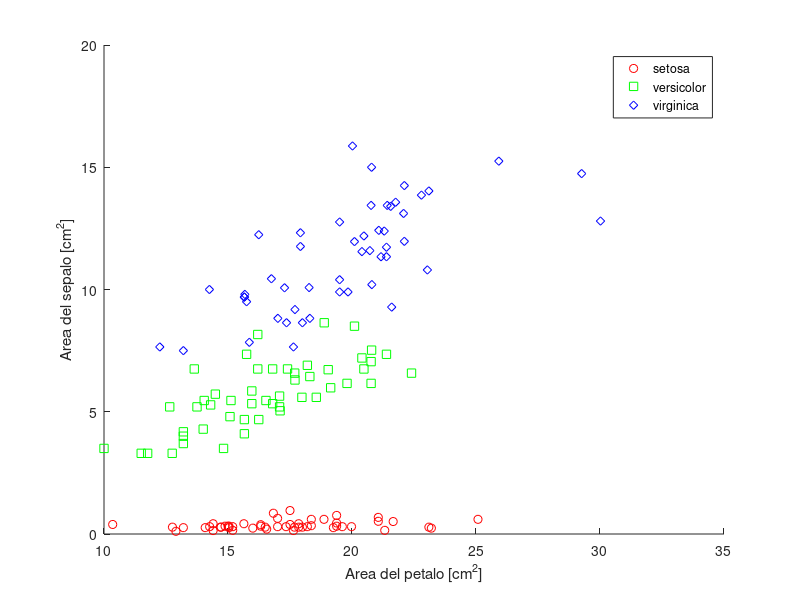
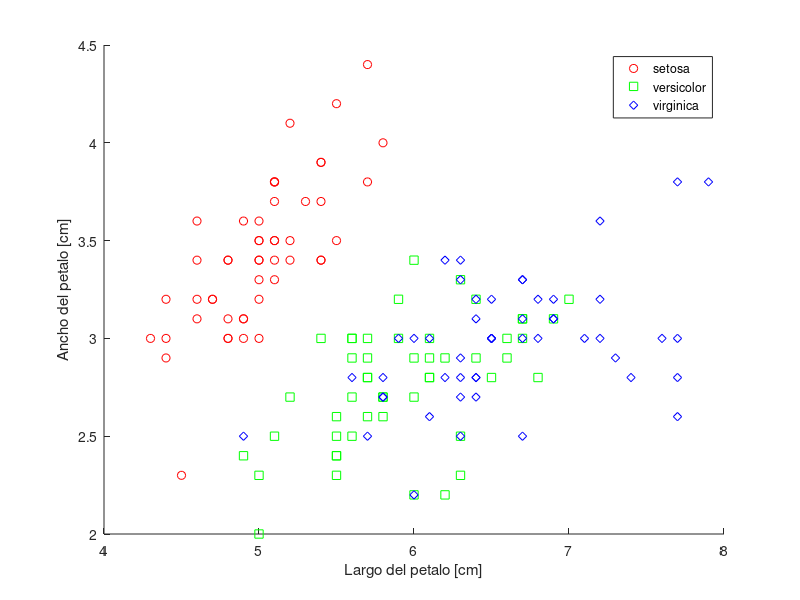
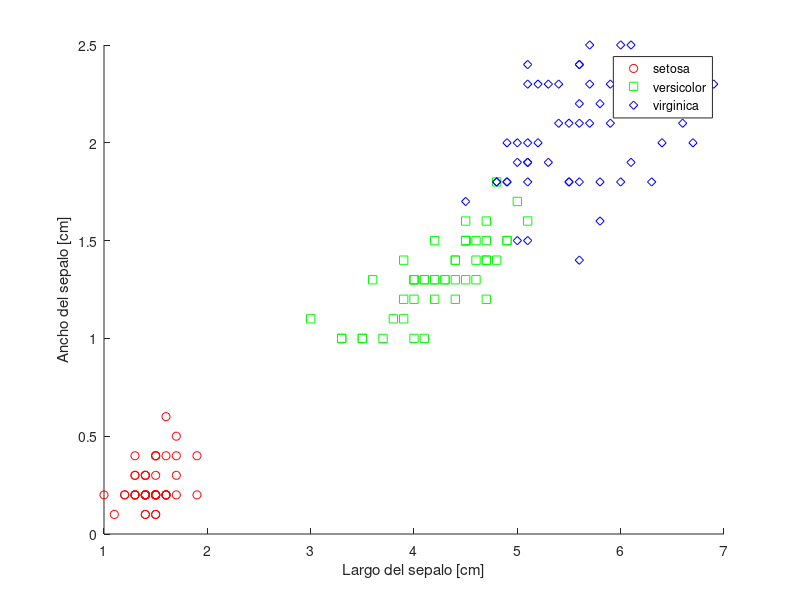
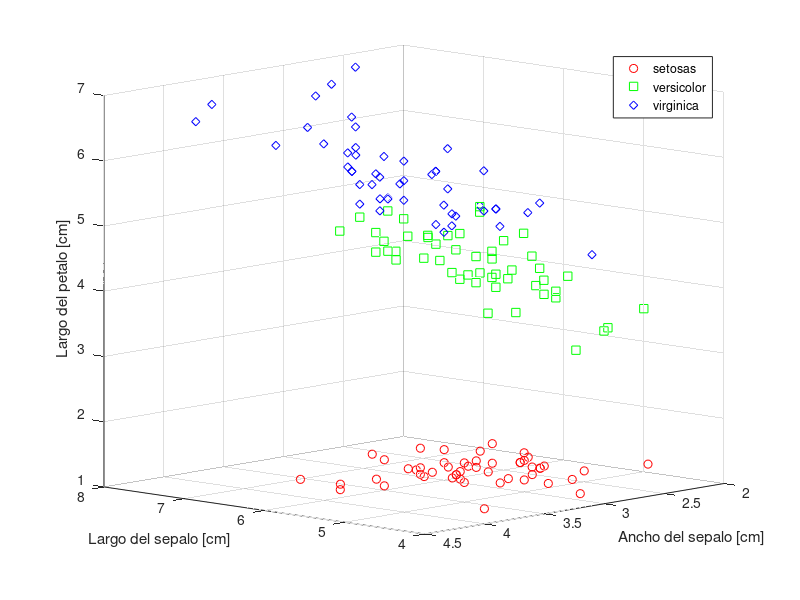

Recreate these plots in MATLAB, in order.
function e_1b()
	load fisheriris;
	meas2(:,1) = meas(:,1).*meas(:,2);
	meas2(:,2) = meas(:,3).*meas(:,4);
	gscatter(meas2(:,1), meas2(:,2), species,'rgb','osd');
	xlabel('Area del petalo [cm^2]');
	ylabel('Area del sepalo [cm^2]');

	figure;

	gscatter(meas(:,1), meas(:,2), species,'rgb','osd');
	xlabel('Largo del petalo [cm]');
	ylabel('Ancho del petalo [cm]');

	figure;
	gscatter(meas(:,3), meas(:,4), species,'rgb','osd');
	xlabel('Largo del sepalo [cm]');
	ylabel('Ancho del sepalo [cm]');
	
	figure;
	colors = {'ro','gs','bd'};
	for i = 1:3
		i
		j = 50 * (i-1) + 1 : 50 * i;
		plot3(meas(j,1), meas(j,2), meas(j,3), colors{i});
		hold on
	end
	hold off
	grid on
	xlabel('Largo del sepalo [cm]'); ylabel('Ancho del sepalo [cm]'); zlabel('Largo del petalo [cm]');
	legend('setosas', 'versicolor', 'virginica');
	view(-137, 10);
	
	
	figure;
	colors = {'ro','gs','bd'};
	for i = 1:3
		j = 50 * (i-1) + 1 : 50 * i;
		plot3(meas(j,1), meas(j,2), meas(j,4), colors{i});
		hold on
	end
	hold off
	grid on
	legend('setosas', 'versicolor', 'virginica');
	xlabel('Largo del sepalo [cm]'); ylabel('Ancho del sepalo [cm]'); zlabel('Ancho del petalo [cm]');
	view(-137, 10);
end
